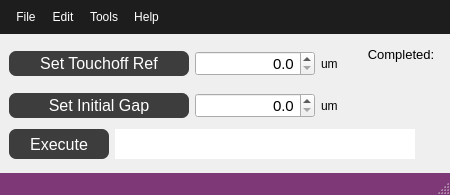
<?xml version="1.0" encoding="UTF-8"?>
<ui version="4.0">
 <class>Window_Touchoff</class>
 <widget class="QMainWindow" name="Window_Touchoff">
  <property name="geometry">
   <rect>
    <x>0</x>
    <y>0</y>
    <width>450</width>
    <height>195</height>
   </rect>
  </property>
  <property name="sizePolicy">
   <sizepolicy hsizetype="Fixed" vsizetype="Fixed">
    <horstretch>0</horstretch>
    <verstretch>0</verstretch>
   </sizepolicy>
  </property>
  <property name="minimumSize">
   <size>
    <width>450</width>
    <height>195</height>
   </size>
  </property>
  <property name="maximumSize">
   <size>
    <width>452</width>
    <height>195</height>
   </size>
  </property>
  <property name="windowTitle">
   <string>Window Touchoff Control</string>
  </property>
  <property name="styleSheet">
   <string notr="true">QMenuBar{
background-color:#1d1d1d;
padding:5px;
	font: 12pt &quot;MS Shell Dlg 2&quot;;
}

QMenuBar::item{
background-color:#1d1d1d;
color:#fff;
padding:5px;

}

QMenu{
color:#fff;
padding:0;
}

QMenu::item:selected{
color:#fff;
background-color:#00aba9;
}

QTableWidget{
background-color:#3d3d3d;
color:#fff;
  selection-background-color: #da532c;
border:solid;
border-width:3px;
border-color:#da532c;
}
QHeaderView::section{
background-color:qlineargradient(spread:pad, x1:0, y1:0, x2:1, y2:0, stop:0 rgba(20, 158, 217, 255), stop:1 rgba(36, 158, 217, 255));
border:none;
border-top-style:solid;
border-width:1px;
border-top-color:qlineargradient(spread:pad, x1:0, y1:0, x2:1, y2:0, stop:0 rgba(20, 158, 217, 255), stop:1 rgba(36, 158, 217, 255));
color:#fff;

}
QHeaderView{
background-color:qlineargradient(spread:pad, x1:0, y1:0, x2:1, y2:0, stop:0 rgba(20, 158, 217, 255), stop:1 rgba(36, 158, 217, 255));

border:none;
border-top-style:solid;
border-width:1px;
border-top-color:#149ED9;
color:#fff;
	font: 75 12pt &quot;Calibri&quot;;
}

QTableCornerButton::section{
border:none;
background-color:#149ED9;
}

QListWidget{
background-color:#3d3d3d;
color:#fff;
}

QMenu{
background-color:#3d3d3d;
}
QStatusBar{
background-color:#7e3878;
color:#fff;
}

QPushButton{
border-style:solid;
background-color:#3d3d3d;
color:#fff;
border-radius:7px;
}

QPushButton:disabled {
background-color: rgb(204, 0, 0);
}

QPushButton:hover{
color:#ccc;
	background-color: qlineargradient(spread:pad, x1:0.517, y1:0, x2:0.517, y2:1, stop:0 rgba(45, 45, 45, 255), stop:0.505682 rgba(45, 45, 45, 255), stop:1 rgba(29, 29, 29, 255));
	border-color:#2d89ef;
border-width:2px;
}

QPushButton:pressed{
background-color: qlineargradient(spread:pad, x1:0.517, y1:0, x2:0.517, y2:1, stop:0 rgba(29, 29, 29, 255), stop:0.505682 rgba(45, 45, 45, 255), stop:1 rgba(29, 29, 29, 255));
}


QTabWidget::tab{
background-color:#3d3d3d;
}

QLineEdit{
border-radius:0;
}

QProgressBar{
border-radius:0;
text-align:center;
color:#fff;
background-color:transparent;
border: 2px solid #e3a21a;
border-radius:7px;
	font: 75 12pt &quot;Open Sans&quot;;

}

QProgressBar::chunk{
background-color:#2d89ef;
width:20px;
}</string>
  </property>
  <widget class="QWidget" name="centralwidget">
   <layout class="QGridLayout" name="gridLayout">
    <item row="0" column="0" colspan="2">
     <layout class="QHBoxLayout" name="horizontalLayout">
      <item>
       <widget class="QPushButton" name="pushButton_TouchoffRef">
        <property name="sizePolicy">
         <sizepolicy hsizetype="Fixed" vsizetype="Fixed">
          <horstretch>0</horstretch>
          <verstretch>0</verstretch>
         </sizepolicy>
        </property>
        <property name="minimumSize">
         <size>
          <width>180</width>
          <height>25</height>
         </size>
        </property>
        <property name="maximumSize">
         <size>
          <width>180</width>
          <height>25</height>
         </size>
        </property>
        <property name="font">
         <font>
          <pointsize>12</pointsize>
         </font>
        </property>
        <property name="text">
         <string>Set Touchoff Ref</string>
        </property>
       </widget>
      </item>
      <item>
       <widget class="QDoubleSpinBox" name="doubleSpinBox_TouchoffRef">
        <property name="sizePolicy">
         <sizepolicy hsizetype="Fixed" vsizetype="Fixed">
          <horstretch>0</horstretch>
          <verstretch>0</verstretch>
         </sizepolicy>
        </property>
        <property name="minimumSize">
         <size>
          <width>120</width>
          <height>25</height>
         </size>
        </property>
        <property name="maximumSize">
         <size>
          <width>120</width>
          <height>25</height>
         </size>
        </property>
        <property name="font">
         <font>
          <family>MS Shell Dlg 2</family>
          <pointsize>11</pointsize>
         </font>
        </property>
        <property name="alignment">
         <set>Qt::AlignRight|Qt::AlignTrailing|Qt::AlignVCenter</set>
        </property>
        <property name="decimals">
         <number>1</number>
        </property>
        <property name="maximum">
         <double>100000.000000000000000</double>
        </property>
       </widget>
      </item>
      <item>
       <widget class="QLabel" name="label">
        <property name="minimumSize">
         <size>
          <width>32</width>
          <height>25</height>
         </size>
        </property>
        <property name="maximumSize">
         <size>
          <width>32</width>
          <height>25</height>
         </size>
        </property>
        <property name="text">
         <string>um</string>
        </property>
       </widget>
      </item>
     </layout>
    </item>
    <item row="0" column="2" rowspan="2">
     <layout class="QVBoxLayout" name="verticalLayout_2">
      <item>
       <widget class="QLabel" name="label_Connection">
        <property name="sizePolicy">
         <sizepolicy hsizetype="Fixed" vsizetype="Fixed">
          <horstretch>0</horstretch>
          <verstretch>0</verstretch>
         </sizepolicy>
        </property>
        <property name="minimumSize">
         <size>
          <width>80</width>
          <height>18</height>
         </size>
        </property>
        <property name="maximumSize">
         <size>
          <width>80</width>
          <height>18</height>
         </size>
        </property>
        <property name="font">
         <font>
          <pointsize>10</pointsize>
         </font>
        </property>
        <property name="text">
         <string>Completed:</string>
        </property>
        <property name="alignment">
         <set>Qt::AlignCenter</set>
        </property>
       </widget>
      </item>
      <item>
       <widget class="LED" name="widget_TouchoffComplete" native="true">
        <property name="sizePolicy">
         <sizepolicy hsizetype="Fixed" vsizetype="Fixed">
          <horstretch>0</horstretch>
          <verstretch>0</verstretch>
         </sizepolicy>
        </property>
        <property name="minimumSize">
         <size>
          <width>80</width>
          <height>50</height>
         </size>
        </property>
        <property name="maximumSize">
         <size>
          <width>80</width>
          <height>50</height>
         </size>
        </property>
       </widget>
      </item>
     </layout>
    </item>
    <item row="1" column="0" colspan="2">
     <layout class="QHBoxLayout" name="horizontalLayout_2">
      <item>
       <widget class="QPushButton" name="pushButton_TouchoffGap">
        <property name="sizePolicy">
         <sizepolicy hsizetype="Fixed" vsizetype="Fixed">
          <horstretch>0</horstretch>
          <verstretch>0</verstretch>
         </sizepolicy>
        </property>
        <property name="minimumSize">
         <size>
          <width>180</width>
          <height>25</height>
         </size>
        </property>
        <property name="maximumSize">
         <size>
          <width>16777215</width>
          <height>25</height>
         </size>
        </property>
        <property name="font">
         <font>
          <pointsize>12</pointsize>
         </font>
        </property>
        <property name="text">
         <string>Set Initial Gap</string>
        </property>
       </widget>
      </item>
      <item>
       <widget class="QDoubleSpinBox" name="doubleSpinBox_InitialGap">
        <property name="minimumSize">
         <size>
          <width>120</width>
          <height>25</height>
         </size>
        </property>
        <property name="maximumSize">
         <size>
          <width>120</width>
          <height>25</height>
         </size>
        </property>
        <property name="font">
         <font>
          <pointsize>11</pointsize>
         </font>
        </property>
        <property name="alignment">
         <set>Qt::AlignRight|Qt::AlignTrailing|Qt::AlignVCenter</set>
        </property>
        <property name="decimals">
         <number>1</number>
        </property>
        <property name="maximum">
         <double>100000.000000000000000</double>
        </property>
       </widget>
      </item>
      <item>
       <widget class="QLabel" name="label_2">
        <property name="minimumSize">
         <size>
          <width>32</width>
          <height>25</height>
         </size>
        </property>
        <property name="maximumSize">
         <size>
          <width>32</width>
          <height>25</height>
         </size>
        </property>
        <property name="text">
         <string>um</string>
        </property>
       </widget>
      </item>
     </layout>
    </item>
    <item row="2" column="0">
     <widget class="QPushButton" name="pushButton_ExecuteTouchoff">
      <property name="sizePolicy">
       <sizepolicy hsizetype="Fixed" vsizetype="Fixed">
        <horstretch>0</horstretch>
        <verstretch>0</verstretch>
       </sizepolicy>
      </property>
      <property name="minimumSize">
       <size>
        <width>100</width>
        <height>30</height>
       </size>
      </property>
      <property name="maximumSize">
       <size>
        <width>100</width>
        <height>30</height>
       </size>
      </property>
      <property name="font">
       <font>
        <pointsize>12</pointsize>
       </font>
      </property>
      <property name="text">
       <string>Execute</string>
      </property>
     </widget>
    </item>
    <item row="2" column="1" colspan="2">
     <widget class="QLineEdit" name="lineEdit_TouchoffCode">
      <property name="sizePolicy">
       <sizepolicy hsizetype="Fixed" vsizetype="Fixed">
        <horstretch>0</horstretch>
        <verstretch>0</verstretch>
       </sizepolicy>
      </property>
      <property name="minimumSize">
       <size>
        <width>300</width>
        <height>30</height>
       </size>
      </property>
      <property name="maximumSize">
       <size>
        <width>300</width>
        <height>30</height>
       </size>
      </property>
      <property name="font">
       <font>
        <pointsize>12</pointsize>
       </font>
      </property>
      <property name="alignment">
       <set>Qt::AlignCenter</set>
      </property>
     </widget>
    </item>
   </layout>
  </widget>
  <widget class="QMenuBar" name="menubar">
   <property name="geometry">
    <rect>
     <x>0</x>
     <y>0</y>
     <width>450</width>
     <height>40</height>
    </rect>
   </property>
   <widget class="QMenu" name="menuFile">
    <property name="title">
     <string>File</string>
    </property>
    <addaction name="actionOpen"/>
    <addaction name="separator"/>
    <addaction name="actionSave"/>
    <addaction name="actionSave_As"/>
    <addaction name="separator"/>
    <addaction name="actionClose"/>
   </widget>
   <widget class="QMenu" name="menuEdit">
    <property name="title">
     <string>Edit</string>
    </property>
   </widget>
   <widget class="QMenu" name="menuTools">
    <property name="title">
     <string>Tools</string>
    </property>
   </widget>
   <widget class="QMenu" name="menuHelp">
    <property name="title">
     <string>Help</string>
    </property>
   </widget>
   <addaction name="menuFile"/>
   <addaction name="menuEdit"/>
   <addaction name="menuTools"/>
   <addaction name="menuHelp"/>
  </widget>
  <widget class="QStatusBar" name="statusbar"/>
  <action name="actionOpen">
   <property name="text">
    <string>Open</string>
   </property>
  </action>
  <action name="actionSave">
   <property name="text">
    <string>Save</string>
   </property>
  </action>
  <action name="actionSave_As">
   <property name="text">
    <string>Save As</string>
   </property>
  </action>
  <action name="actionClose">
   <property name="text">
    <string>Close</string>
   </property>
  </action>
 </widget>
 <customwidgets>
  <customwidget>
   <class>LED</class>
   <extends>QWidget</extends>
   <header>LED.h</header>
   <container>1</container>
  </customwidget>
 </customwidgets>
 <tabstops>
  <tabstop>doubleSpinBox_TouchoffRef</tabstop>
  <tabstop>pushButton_TouchoffRef</tabstop>
  <tabstop>doubleSpinBox_InitialGap</tabstop>
  <tabstop>pushButton_TouchoffGap</tabstop>
  <tabstop>pushButton_ExecuteTouchoff</tabstop>
  <tabstop>lineEdit_TouchoffCode</tabstop>
 </tabstops>
 <resources/>
 <connections/>
</ui>
